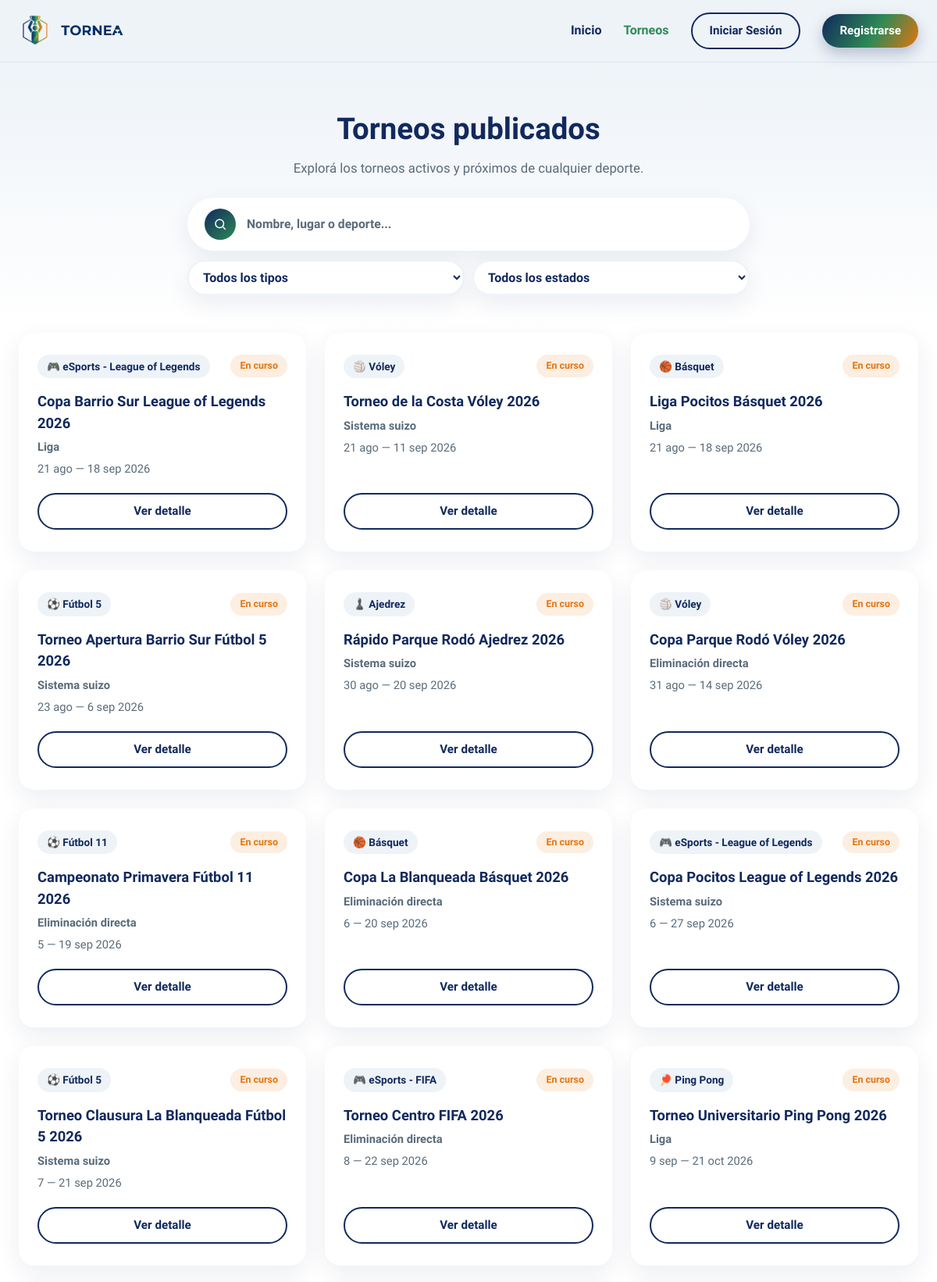
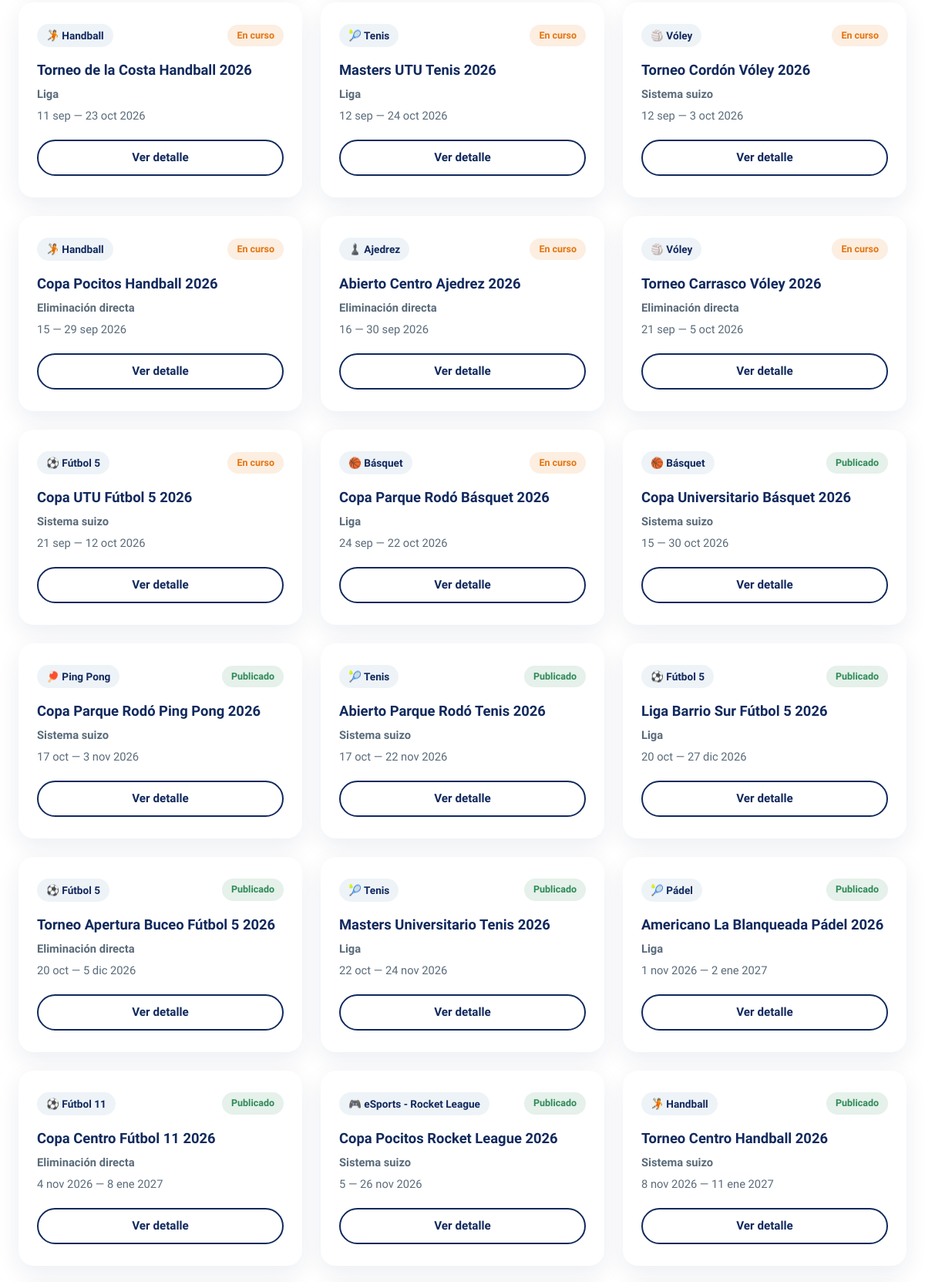
The page /app/views/torneos.php (upper part) on the database its author committed (2 pictures, top to bottom).
### tables this page shows
CREATE TABLE torneos (
  id INT AUTO_INCREMENT PRIMARY KEY,
  nombre VARCHAR(150) NOT NULL,
  descripcion TEXT,
  deporte VARCHAR(100),
  tipo ENUM('liga','eliminacion','suizo') NOT NULL,
  modalidad ENUM('individual','equipo') NOT NULL DEFAULT 'individual',
  fecha_inicio DATE,
  fecha_fin DATE,
  estado ENUM('borrador','publicado','en_curso','finalizado') DEFAULT 'borrador',
  created_at TIMESTAMP DEFAULT CURRENT_TIMESTAMP
);

### app/helpers/formato.php (called while the page is built, shortened)
<?php
function e($texto) {
    return htmlspecialchars((string) $texto, ENT_QUOTES, 'UTF-8');
}
function etiquetaTipo($tipo) {
    $tipos = ['liga' => 'Liga', 'eliminacion' => 'Eliminación directa', 'suizo' => 'Sistema suizo'];
    return $tipos[$tipo] ?? $tipo;
}
function etiquetaEstado($estado) {
    $estados = ['borrador' => 'Borrador', 'publicado' => 'Publicado', 'en_curso' => 'En curso', 'finalizado' => 'Finalizado'];
    return $estados[$estado] ?? $estado;
}
function claseEstado($estado) {
    return 'torneo-estado-' . str_replace('_', '-', $estado);
}
function iconoDeporte($deporte) {
    $iconos = [
        'Fútbol' => '⚽', 'Básquet' => '🏀', 'Vóley' => '🏐', 'Handball' => '🤾',
        'Ajedrez' => '♟️', 'Tenis' => '🎾', 'Pádel' => '🎾', 'Ping Pong' => '🏓', 'eSports' => '🎮',
    ];
    foreach ($iconos as $nombre => $icono) {
        if (strpos($deporte, $nombre) === 0) {
            return $icono;
        }
    }
    return '🏆';
}
function formatearFechas($inicio, $fin) {
    $meses = ['', 'ene', 'feb', 'mar', 'abr', 'may', 'jun', 'jul', 'ago', 'sep', 'oct', 'nov', 'dic'];
    $i = new DateTime($inicio);
    $textoFin = function ($f) use ($meses) {
        return $f->format('j') . ' ' . $meses[(int) $f->format('n')] . ' ' . $f->format('Y');
    };
    $f = new DateTime($fin);
    if ($i->format('Y-m') === $f->format('Y-m')) {
        return $i->format('j') . ' — ' . $textoFin($f);
    }
    if ($i->format('Y') === $f->format('Y')) {
        return $i->format('j') . ' ' . $meses[(int) $i->format('n')] . ' — ' . $textoFin($f);
    }
    return $textoFin($i) . ' — ' . $textoFin($f);
}

### config/database.php (called while the page is built, shortened)
<?php
function conectar() {
    try {
        $pdo = new PDO(
            'mysql:host=' . DB_HOST . ';dbname=' . DB_NAME . ';charset=utf8mb4',
            DB_USER,
            DB_PASS
        );
        $pdo->setAttribute(PDO::ATTR_ERRMODE, PDO::ERRMODE_EXCEPTION);
        $pdo->setAttribute(PDO::ATTR_DEFAULT_FETCH_MODE, PDO::FETCH_ASSOC);
        return $pdo;
    } catch (PDOException $e) {
        error_log('Error de conexión a la base: ' . $e->getMessage());
        $mensaje = 'No pudimos conectarnos con la base de datos. Probá de nuevo en unos minutos.';
        if (function_exists('mostrarError')) {
            mostrarError(503, $mensaje);
        }
        http_response_code(503);
        exit($mensaje);
    }
}

### app/models/torneo.php (called while the page is built, shortened)
<?php
require_once __DIR__ . '/../../config/database.php';
class Torneo {
    private $pdo;
    public function __construct() {
        $this->pdo = conectar();
    }
    public function actualizarEstadosPorFecha() {
        $buscar = "
            SELECT id FROM torneos
            WHERE estado = 'publicado' AND fecha_inicio <= CURDATE()
        ";
        if (!$this->pdo->query($buscar)->fetchAll(PDO::FETCH_COLUMN)) {
            return;
        }
        $this->pdo->beginTransaction();
    }
    public function listarPublicos($filtros = []) {
        $where = ["estado <> 'borrador'"];
        $params = [];
        $palabras = preg_split('/\s+/', trim($filtros['buscar'] ?? ''), -1, PREG_SPLIT_NO_EMPTY);
        $stmt = $this->pdo->prepare("
            SELECT * FROM torneos
            WHERE " . implode(' AND ', $where) . "
            ORDER BY FIELD(estado, 'en_curso', 'publicado', 'finalizado'),
                     CASE WHEN estado = 'finalizado' THEN NULL ELSE fecha_inicio END ASC,
                     fecha_inicio DESC
        ");
        $stmt->execute($params);
        return $stmt->fetchAll();
    }
}

### app/views/partials/torneo-card.php (the view, shortened to what this page needs)
<article class="torneo-card">
  <div class="torneo-card-top">
    <span class="torneo-badge"><?= iconoDeporte($t['deporte']) ?> <?= e($t['deporte']) ?></span>
    <span class="torneo-estado <?= claseEstado($t['estado']) ?>"><?= etiquetaEstado($t['estado']) ?></span>
  </div>
  <h3 class="torneo-nombre"><?= e($t['nombre']) ?></h3>
  <p class="torneo-tipo"><?= etiquetaTipo($t['tipo']) ?></p>
  <p class="torneo-fechas"><?= formatearFechas($t['fecha_inicio'], $t['fecha_fin']) ?></p>
  <?php if (!empty($mostrar_publicar) && $t['estado'] === 'borrador'): ?>
    <a href="/tornea/app/views/torneo-detalle.php?id=<?= (int) $t['id'] ?>" class="btn btn-outline btn-block torneo-card-ver">Ver y editar</a>
    <div class="torneo-card-acciones">
      <form action="/tornea/app/controllers/TorneoController.php?accion=publicar" method="post">
        <?= campoCsrf() ?>
        <input type="hidden" name="id" value="<?= (int) $t['id'] ?>" />
        <button type="submit" class="btn btn-gradient">Publicar</button>
      </form>
      <form action="/tornea/app/controllers/TorneoController.php?accion=eliminar" method="post"
            onsubmit="return confirm('¿Estás seguro de que querés eliminar este torneo? Esta acción no se puede deshacer.');">
        <?= campoCsrf() ?>
        <input type="hidden" name="id" value="<?= (int) $t['id'] ?>" />
        <button type="submit" class="btn btn-peligro">Eliminar</button>
      </form>
    </div>
  <?php else: ?>
    <a href="/tornea/app/views/torneo-detalle.php?id=<?= (int) $t['id'] ?>" class="btn btn-outline btn-block">Ver detalle</a>
  <?php endif; ?>
</article>

### app/views/torneos.php (shortened to what this page needs)
<?php
require_once __DIR__ . '/../models/torneo.php';
$filtros = [
    'buscar' => mb_substr(trim($_GET['buscar'] ?? ''), 0, 100),
    'tipo' => $_GET['tipo'] ?? '',
    'estado' => $_GET['estado'] ?? '',
];
$modelo = new Torneo();
$modelo->actualizarEstadosPorFecha();
$torneos = $modelo->listarPublicos($filtros);
?>
<!DOCTYPE html>
<html lang="es">
<head>
  <link rel="stylesheet" href="/tornea/css/style.css?v=5" />
  <link rel="stylesheet" href="/tornea/css/torneos.css?v=4" />
</head>
<body>
  <?php $pagina_actual = 'torneos'; include __DIR__ . '/partials/header.php'; ?>
  <main>
    <section class="torneos-hero">
      <div class="container">
        <h1 class="torneos-title">Torneos publicados</h1>
        <p class="torneos-subtitle">Explorá los torneos activos y próximos de cualquier deporte.</p>
        <form class="torneos-buscador" method="get" role="search">
          <div class="search-bar">
            <button type="submit" class="search-icon" aria-label="Buscar torneos">
              <svg viewBox="0 0 24 24" width="18" height="18" fill="none" stroke="white" stroke-width="2"><circle cx="11" cy="11" r="7"/><path d="M21 21l-4.3-4.3"/></svg>
            </button>
            <input type="search" name="buscar" class="search-placeholder" maxlength="100" value="<?= e($filtros['buscar']) ?>"
                   placeholder="Nombre, lugar o deporte..." aria-label="Buscar torneos" />
          </div>
          <div class="torneos-filtros">
            <select name="tipo" aria-label="Tipo de torneo" onchange="this.form.submit()">
              <option value="">Todos los tipos</option>
            </select>
            <select name="estado" aria-label="Estado" onchange="this.form.submit()">
              <option value="">Todos los estados</option>
            </select>
          </div>
        </form>
      </div>
    </section>
    <section class="torneos-list">
      <div class="container torneos-grid">
        <?php foreach ($torneos as $t): ?>
          <?php include __DIR__ . '/partials/torneo-card.php'; ?>
        <?php endforeach; ?>
      </div>
    </section>
  </main>
</body>
</html>

### css/style.css (style rules this page uses)
* { margin: 0; padding: 0; box-sizing: border-box; }
:root { --navy: #11295d; --navy-light: #53648a; --green: #2e8956; --green-light: #68aa85; --red: #c0392b; --gold: #e5740e; --gold-light: #ea9243; --gray-text: #5a6b7a; --bg-light: #eef3f8; --white: #ffffff; --radius-pill: 999px; --radius-card: 20px; --shadow-soft: 0 10px 30px rgba(17, 41, 93, 0.08); --shadow-btn: 0 8px 18px rgba(17, 41, 93, 0.25); }
html { scroll-behavior: smooth; }
html, body { overflow-x: hidden; }
body { font-family: 'Nunito Sans', sans-serif; color: var(--navy); background: var(--white); line-height: 1.5; }
.container { max-width: 1200px; margin: 0 auto; padding: 0 24px; }
a { text-decoration: none; color: inherit; }
.btn { display: inline-flex; align-items: center; justify-content: center; gap: 6px; padding: 8px 16px; border-radius: var(--radius-pill); font-weight: 700; font-size: 0.85rem; white-space: nowrap; transition: transform 0.15s ease, box-shadow 0.15s ease; }
.btn-outline { border: 2px solid var(--navy); color: var(--navy); background: transparent; }
.search-bar { display: flex; align-items: center; gap: 14px; background: var(--white); border-radius: var(--radius-pill); padding: 14px 22px; box-shadow: var(--shadow-soft); }
.search-icon { flex-shrink: 0; width: 40px; height: 40px; border-radius: 50%; display: flex; align-items: center; justify-content: center; background: linear-gradient(135deg, var(--navy) 0%, var(--green) 100%); }
.search-placeholder { flex: 1; min-width: 0; border: none; outline: none; background: transparent; font-family: inherit; color: var(--navy); font-weight: 600; font-size: 0.98rem; }
.search-placeholder::placeholder { color: var(--gray-text); font-weight: 600; }
@media (min-width: 640px) { .btn { gap: 8px; padding: 10px 22px; font-size: 0.95rem; } }
button.search-icon { border: none; cursor: pointer; }

### css/torneos.css (style rules this page uses)
.torneos-hero { background: linear-gradient(180deg, var(--bg-light) 0%, var(--white) 100%); padding: 56px 0 40px; text-align: center; }
.torneos-title { font-family: 'Baloo 2', sans-serif; font-weight: 800; font-size: clamp(1.8rem, 3.5vw, 2.4rem); color: var(--navy); }
.torneos-subtitle { margin-top: 10px; color: var(--gray-text); font-size: 1.05rem; }
.torneos-list { padding: 8px 0 80px; }
.torneos-grid { display: grid; grid-template-columns: 1fr; gap: 24px; }
.torneo-card { background: var(--white); border-radius: var(--radius-card); box-shadow: var(--shadow-soft); padding: 28px 24px; display: flex; flex-direction: column; gap: 6px; }
.torneo-card-top { display: flex; align-items: center; justify-content: space-between; margin-bottom: 6px; }
.torneo-badge { font-size: 0.85rem; font-weight: 700; color: var(--navy); background: var(--bg-light); border-radius: var(--radius-pill); padding: 5px 12px; }
.torneo-estado { font-size: 0.78rem; font-weight: 700; border-radius: var(--radius-pill); padding: 5px 12px; }
.torneo-estado-publicado { color: var(--green); background: rgba(46, 137, 86, 0.12); }
.torneo-estado-en-curso { color: var(--gold); background: rgba(229, 116, 14, 0.12); }
.torneo-nombre { font-family: 'Baloo 2', sans-serif; font-weight: 700; font-size: 1.15rem; color: var(--navy); margin-top: 4px; }
.torneo-tipo { color: var(--gray-text); font-weight: 600; font-size: 0.92rem; }
.torneo-fechas { color: var(--gray-text); font-size: 0.92rem; margin-bottom: 14px; }
.btn-block { width: 100%; margin-top: auto; }
@media (min-width: 640px) { .torneos-grid { grid-template-columns: repeat(2, 1fr); } }
@media (min-width: 960px) { .torneos-grid { grid-template-columns: repeat(3, 1fr); } }
.torneos-buscador { max-width: 720px; margin: 24px auto 0; display: flex; flex-direction: column; gap: 12px; }
.torneos-filtros { display: flex; flex-wrap: wrap; justify-content: center; gap: 10px; }
.torneos-filtros select { flex: 1 1 180px; padding: 10px 14px; border: 2px solid var(--bg-light); border-radius: var(--radius-pill); background: var(--white); font: inherit; font-weight: 600; color: var(--navy); box-shadow: var(--shadow-soft); }

### rows shown on the page
torneos: deporte "🎮", deporte "eSports - League of Legends", estado "En curso", nombre "Copa Barrio Sur League of Legends 2026", tipo "Liga", formatearFechas($t['fecha_inicio'], $t['fecha_fin']) "21 ago — 18 sep 2026"
torneos: deporte "🏐", deporte "Vóley", estado "En curso", nombre "Torneo de la Costa Vóley 2026", tipo "Sistema suizo", formatearFechas($t['fecha_inicio'], $t['fecha_fin']) "21 ago — 11 sep 2026"
torneos: deporte "🏀", deporte "Básquet", estado "En curso", nombre "Liga Pocitos Básquet 2026", tipo "Liga", formatearFechas($t['fecha_inicio'], $t['fecha_fin']) "21 ago — 18 sep 2026"
torneos: deporte "⚽", deporte "Fútbol 5", estado "En curso", nombre "Torneo Apertura Barrio Sur Fútbol 5 2026", tipo "Sistema suizo", formatearFechas($t['fecha_inicio'], $t['fecha_fin']) "23 ago — 6 sep 2026"
torneos: deporte "♟️", deporte "Ajedrez", estado "En curso", nombre "Rápido Parque Rodó Ajedrez 2026", tipo "Sistema suizo", formatearFechas($t['fecha_inicio'], $t['fecha_fin']) "30 ago — 20 sep 2026"
torneos: deporte "🏐", deporte "Vóley", estado "En curso", nombre "Copa Parque Rodó Vóley 2026", tipo "Eliminación directa", formatearFechas($t['fecha_inicio'], $t['fecha_fin']) "31 ago — 14 sep 2026"
torneos: deporte "⚽", deporte "Fútbol 11", estado "En curso", nombre "Campeonato Primavera Fútbol 11 2026", tipo "Eliminación directa", formatearFechas($t['fecha_inicio'], $t['fecha_fin']) "5 — 19 sep 2026"
torneos: deporte "🏀", deporte "Básquet", estado "En curso", nombre "Copa La Blanqueada Básquet 2026", tipo "Eliminación directa", formatearFechas($t['fecha_inicio'], $t['fecha_fin']) "6 — 20 sep 2026"
torneos: deporte "🎮", deporte "eSports - League of Legends", estado "En curso", nombre "Copa Pocitos League of Legends 2026", tipo "Sistema suizo", formatearFechas($t['fecha_inicio'], $t['fecha_fin']) "6 — 27 sep 2026"
torneos: deporte "⚽", deporte "Fútbol 5", estado "En curso", nombre "Torneo Clausura La Blanqueada Fútbol 5 2026", tipo "Sistema suizo", formatearFechas($t['fecha_inicio'], $t['fecha_fin']) "7 — 21 sep 2026"
torneos: deporte "🎮", deporte "eSports - FIFA", estado "En curso", nombre "Torneo Centro FIFA 2026", tipo "Eliminación directa", formatearFechas($t['fecha_inicio'], $t['fecha_fin']) "8 — 22 sep 2026"
torneos: deporte "🏓", deporte "Ping Pong", estado "En curso", nombre "Torneo Universitario Ping Pong 2026", tipo "Liga", formatearFechas($t['fecha_inicio'], $t['fecha_fin']) "9 sep — 21 oct 2026"
torneos: deporte "🤾", deporte "Handball", estado "En curso", nombre "Torneo de la Costa Handball 2026", tipo "Liga", formatearFechas($t['fecha_inicio'], $t['fecha_fin']) "11 sep — 23 oct 2026"
torneos: deporte "🎾", deporte "Tenis", estado "En curso", nombre "Masters UTU Tenis 2026", tipo "Liga", formatearFechas($t['fecha_inicio'], $t['fecha_fin']) "12 sep — 24 oct 2026"
torneos: deporte "🏐", deporte "Vóley", estado "En curso", nombre "Torneo Cordón Vóley 2026", tipo "Sistema suizo", formatearFechas($t['fecha_inicio'], $t['fecha_fin']) "12 sep — 3 oct 2026"
torneos: deporte "🤾", deporte "Handball", estado "En curso", nombre "Copa Pocitos Handball 2026", tipo "Eliminación directa", formatearFechas($t['fecha_inicio'], $t['fecha_fin']) "15 — 29 sep 2026"
torneos: deporte "♟️", deporte "Ajedrez", estado "En curso", nombre "Abierto Centro Ajedrez 2026", tipo "Eliminación directa", formatearFechas($t['fecha_inicio'], $t['fecha_fin']) "16 — 30 sep 2026"
torneos: deporte "🏐", deporte "Vóley", estado "En curso", nombre "Torneo Carrasco Vóley 2026", tipo "Eliminación directa", formatearFechas($t['fecha_inicio'], $t['fecha_fin']) "21 sep — 5 oct 2026"
torneos: deporte "⚽", deporte "Fútbol 5", estado "En curso", nombre "Copa UTU Fútbol 5 2026", tipo "Sistema suizo", formatearFechas($t['fecha_inicio'], $t['fecha_fin']) "21 sep — 12 oct 2026"
torneos: deporte "🏀", deporte "Básquet", estado "En curso", nombre "Copa Parque Rodó Básquet 2026", tipo "Liga", formatearFechas($t['fecha_inicio'], $t['fecha_fin']) "24 sep — 22 oct 2026"
torneos: deporte "🏀", deporte "Básquet", estado "Publicado", nombre "Copa Universitario Básquet 2026", tipo "Sistema suizo", formatearFechas($t['fecha_inicio'], $t['fecha_fin']) "15 — 30 oct 2026"
torneos: deporte "🏓", deporte "Ping Pong", estado "Publicado", nombre "Copa Parque Rodó Ping Pong 2026", tipo "Sistema suizo", formatearFechas($t['fecha_inicio'], $t['fecha_fin']) "17 oct — 3 nov 2026"
torneos: deporte "🎾", deporte "Tenis", estado "Publicado", nombre "Abierto Parque Rodó Tenis 2026", tipo "Sistema suizo", formatearFechas($t['fecha_inicio'], $t['fecha_fin']) "17 oct — 22 nov 2026"
torneos: deporte "⚽", deporte "Fútbol 5", estado "Publicado", nombre "Liga Barrio Sur Fútbol 5 2026", tipo "Liga", formatearFechas($t['fecha_inicio'], $t['fecha_fin']) "20 oct — 27 dic 2026"
torneos: deporte "⚽", deporte "Fútbol 5", estado "Publicado", nombre "Torneo Apertura Buceo Fútbol 5 2026", tipo "Eliminación directa", formatearFechas($t['fecha_inicio'], $t['fecha_fin']) "20 oct — 5 dic 2026"
torneos: deporte "🎾", deporte "Tenis", estado "Publicado", nombre "Masters Universitario Tenis 2026", tipo "Liga", formatearFechas($t['fecha_inicio'], $t['fecha_fin']) "22 oct — 24 nov 2026"
torneos: deporte "🎾", deporte "Pádel", estado "Publicado", nombre "Americano La Blanqueada Pádel 2026", tipo "Liga", formatearFechas($t['fecha_inicio'], $t['fecha_fin']) "1 nov 2026 — 2 ene 2027"
torneos: deporte "⚽", deporte "Fútbol 11", estado "Publicado", nombre "Copa Centro Fútbol 11 2026", tipo "Eliminación directa", formatearFechas($t['fecha_inicio'], $t['fecha_fin']) "4 nov 2026 — 8 ene 2027"
torneos: deporte "🎮", deporte "eSports - Rocket League", estado "Publicado", nombre "Copa Pocitos Rocket League 2026", tipo "Sistema suizo", formatearFechas($t['fecha_inicio'], $t['fecha_fin']) "5 — 26 nov 2026"
torneos: deporte "🤾", deporte "Handball", estado "Publicado", nombre "Torneo Centro Handball 2026", tipo "Sistema suizo", formatearFechas($t['fecha_inicio'], $t['fecha_fin']) "8 nov 2026 — 11 ene 2027"
